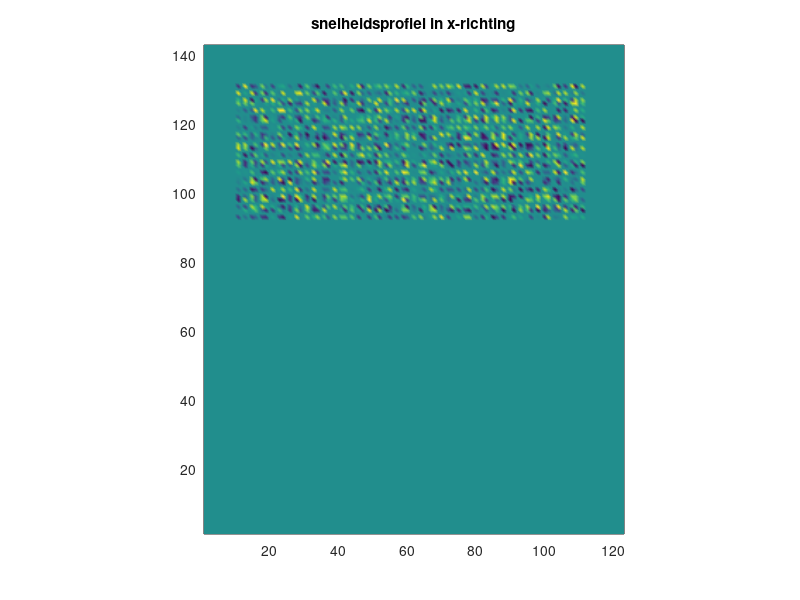

Write the MATLAB code that produced this figure. (Note: this script raises an error after producing the figure.)
% plotVelField


clear;
close all;
load outputX.txt;
load outputY.txt;
%z = sqrt(outputX.^2 + outputY.^2);
zx = outputX;
zy = outputY;
clear outputX outputY;
[dimY,dimX] = size(zx);
x = [1:dimX];%linspace(0,0.08,dimX);
y = [1:dimY];%linspace(0,0.0101,dimY);

%y = outputY;


%surfl(x,y,z); 
pcolor(x,y,zx);
shading INTERP;  % FACETED FLAT INTERP 
axis equal;
axis([min(x),max(x),min(y),max(y)]);
title('snelheidsprofiel in x-richting');
colorbar('horiz');
colormap(jet);
figure;
pcolor(x,y,zy);
shading INTERP;  % FACETED FLAT INTERP 
axis equal;
axis([min(x),max(x),min(y),max(y)]);
title('snelheidsprofiel in y-richting');
colorbar('horiz');
colormap(jet);